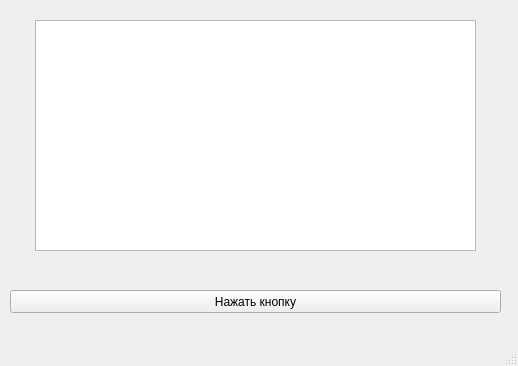
<?xml version="1.0" encoding="UTF-8"?>
<ui version="4.0">
 <class>MainWindow</class>
 <widget class="QMainWindow" name="MainWindow">
  <property name="geometry">
   <rect>
    <x>0</x>
    <y>0</y>
    <width>518</width>
    <height>366</height>
   </rect>
  </property>
  <property name="windowTitle">
   <string>MainWindow</string>
  </property>
  <widget class="QWidget" name="centralwidget">
   <widget class="QPushButton" name="btnBrowse">
    <property name="geometry">
     <rect>
      <x>10</x>
      <y>290</y>
      <width>491</width>
      <height>23</height>
     </rect>
    </property>
    <property name="text">
     <string>Нажать кнопку</string>
    </property>
   </widget>
   <widget class="QListWidget" name="listWidget">
    <property name="geometry">
     <rect>
      <x>35</x>
      <y>20</y>
      <width>441</width>
      <height>231</height>
     </rect>
    </property>
   </widget>
  </widget>
  <widget class="QMenuBar" name="menubar">
   <property name="geometry">
    <rect>
     <x>0</x>
     <y>0</y>
     <width>518</width>
     <height>22</height>
    </rect>
   </property>
  </widget>
  <widget class="QStatusBar" name="statusbar"/>
 </widget>
 <resources/>
 <connections>
  <connection>
   <sender>btnBrowse</sender>
   <signal>clicked()</signal>
   <receiver>listWidget</receiver>
   <slot>show()</slot>
   <hints>
    <hint type="sourcelabel">
     <x>102</x>
     <y>318</y>
    </hint>
    <hint type="destinationlabel">
     <x>105</x>
     <y>262</y>
    </hint>
   </hints>
  </connection>
 </connections>
</ui>
